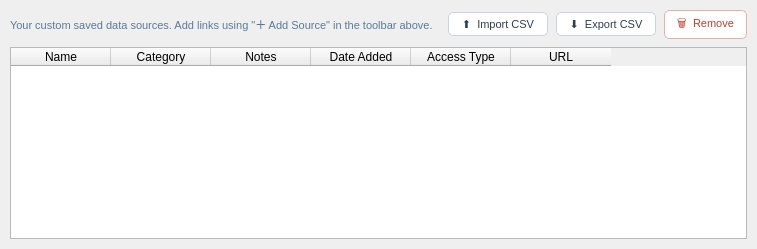
          <widget class="QWidget" name="tabMySources">
           <attribute name="title"><string>📌  My Sources</string></attribute>
           <layout class="QVBoxLayout" name="mySourcesLayout">
            <property name="spacing"><number>8</number></property>
            <property name="leftMargin">
     <number>10</number>
    </property>
    <property name="topMargin">
     <number>10</number>
    </property>
    <property name="rightMargin">
     <number>10</number>
    </property>
    <property name="bottomMargin">
     <number>10</number>
    </property>

            <item>
             <layout class="QHBoxLayout" name="mySourcesToolbarLayout">
              <property name="spacing"><number>8</number></property>
              <item>
               <widget class="QLabel" name="mySourcesHint">
                <property name="text"><string>Your custom saved data sources. Add links using "＋ Add Source" in the toolbar above.</string></property>
                <property name="styleSheet"><string>color:#5A7A99; font-size:11px;</string></property>
               </widget>
              </item>
              <item><spacer><property name="orientation"><enum>Qt::Horizontal</enum></property></spacer></item>
              <item>
               <widget class="QPushButton" name="btnImportCsv">
                <property name="text"><string>⬆  Import CSV</string></property>
                <property name="styleSheet"><string>background:#FFFFFF; border:1px solid #C8D4E3; border-radius:5px; padding:4px 12px; font-family:'Segoe UI'; font-size:11px; color:#2C3E50;</string></property>
               </widget>
              </item>
              <item>
               <widget class="QPushButton" name="btnExportCsv">
                <property name="text"><string>⬇  Export CSV</string></property>
                <property name="styleSheet"><string>background:#FFFFFF; border:1px solid #C8D4E3; border-radius:5px; padding:4px 12px; font-family:'Segoe UI'; font-size:11px; color:#2C3E50;</string></property>
               </widget>
              </item>
              <item>
               <widget class="QPushButton" name="btnDeleteSource">
                <property name="text"><string>🗑  Remove</string></property>
                <property name="styleSheet"><string>background:#FFFFFF; border:1px solid #E8B0A8; border-radius:5px; padding:4px 12px; font-family:'Segoe UI'; font-size:11px; color:#C04030;</string></property>
               </widget>
              </item>
             </layout>
            </item>

            <item>
             <widget class="QTableWidget" name="tableMySources">
              <property name="alternatingRowColors"><bool>true</bool></property>
              <property name="selectionBehavior"><enum>QAbstractItemView::SelectRows</enum></property>
              <property name="selectionMode"><enum>QAbstractItemView::SingleSelection</enum></property>
              <property name="editTriggers"><set>QAbstractItemView::DoubleClicked</set></property>
              <property name="showGrid"><bool>false</bool></property>
              <property name="sortingEnabled"><bool>true</bool></property>
              <column><property name="text"><string>Name</string></property></column>
              <column><property name="text"><string>Category</string></property></column>
              <column><property name="text"><string>Notes</string></property></column>
              <column><property name="text"><string>Date Added</string></property></column>
              <column><property name="text"><string>Access Type</string></property></column>
              <column><property name="text"><string>URL</string></property></column>
             </widget>
            </item>
           </layout>
          </widget>
